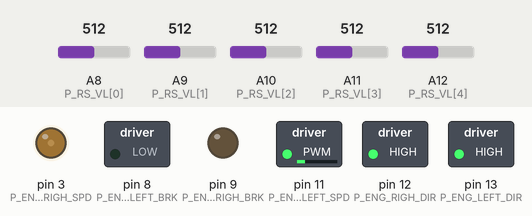
A sketch run on a simulated Arduino Mega 2560, built with avr-gcc and run on an emulated ATmega2560. On the bench: switched loads named in the sketch (green lamp = pin HIGH), output pins drawn as LEDs (lit = HIGH). The inputs (shaded band) are chosen by the test bench; at power-on: A8 (P_RS_VL[0]) = 512, A9 (P_RS_VL[1]) = 512, A11 (P_RS_VL[3]) = 512, A10 (P_RS_VL[2]) = 512, A12 (P_RS_VL[4]) = 512.

Above: at 1.2 s.
1.3 s: A8 (P_RS_VL[0]) set to 641
2.8 s: A8 (P_RS_VL[0]) set to 667
At 3.3 s:
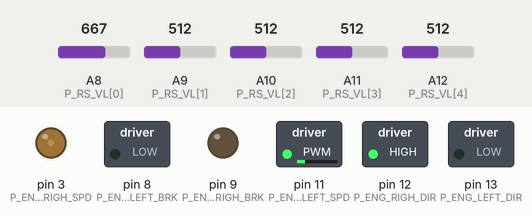
4.3 s: A9 (P_RS_VL[1]) set to 638
5.8 s: A9 (P_RS_VL[1]) set to 665
At 6.8 s:
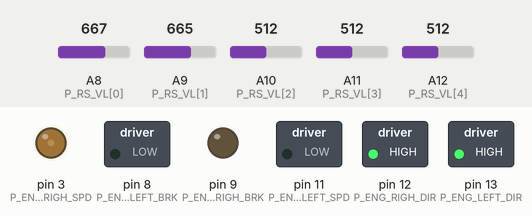
7.3 s: A9 (P_RS_VL[1]) set to 306
At 7.9 s:
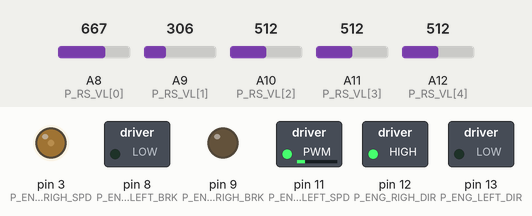
8.8 s: A11 (P_RS_VL[3]) set to 634
10.3 s: A11 (P_RS_VL[3]) set to 660
At 11.4 s:
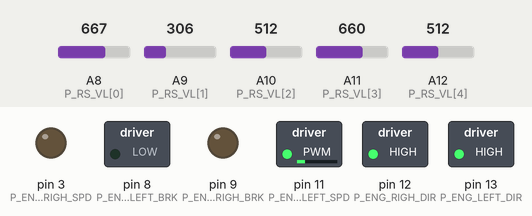
Timing chart, 0 to 12.8 s (numbered marks = the images above; inputs shaded):
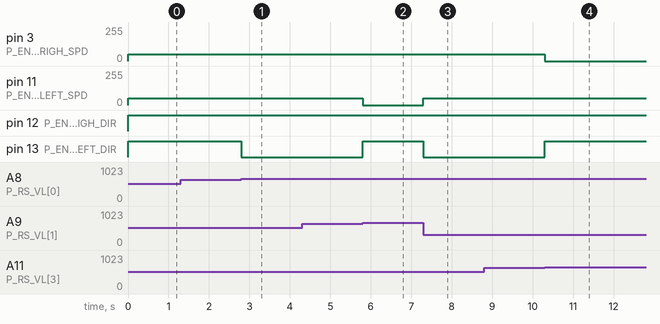

Measured:
- the behaviour switches between 649 and 650 on A8 (P_RS_VL[0]) (found by bisection; images 0 and 1)
- the behaviour switches between 649 and 650 on A9 (P_RS_VL[1]) (found by bisection; images 1 and 2)
- the behaviour switches between 649 and 650 on A11 (P_RS_VL[3]) (found by bisection; images 3 and 4)
- after the input at 1.3 s, every drawn part: stays the same
- after the input at 2.8 s, pin 13 (P_ENG_LEFT_DIR): HIGH → LOW at once
- after the input at 4.3 s, every drawn part: stays the same
- after the input at 5.8 s, pin 11 (P_ENG_LEFT_SPD): 50/255 → 0/255 at once; pin 13 (P_ENG_LEFT_DIR): LOW → HIGH at once
- after the input at 7.3 s, pin 11 (P_ENG_LEFT_SPD): 0/255 → 50/255 at once; pin 13 (P_ENG_LEFT_DIR): HIGH → LOW at once
- after the input at 8.8 s, every drawn part: stays the same
- after the input at 10.3 s, pin 3 (P_ENG_RIGH_SPD): 50/255 → 0/255 at once; pin 13 (P_ENG_LEFT_DIR): LOW → HIGH at once

The sketch:

robocup_2013.ino
```cpp
/*
  May the robot rescue you.
*/

// --------------------------   DEFINITONS   ----------------------------------
// :: DEBUG ::
#define MY_DEBUG 0     // set this to 1, to activate debug print out to the sm.
#define WRITE_SAMPLE_RATE 1000 // DEBUG PRINT OUT SAMPLE RATE

// :: ENGINE ::
// Pin layout
#define P_ENG_LEFT_DIR 13
#define P_ENG_RIGH_DIR 12
#define P_ENG_LEFT_SPD 11
#define P_ENG_RIGH_SPD 3
#define P_ENG_LEFT_BRK 8
#define P_ENG_RIGH_BRK 9

// direction
#define ENG_DIR_FORW HIGH
#define ENG_DIR_BACK LOW

// break
#define ENG_BREAK_ON HIGH
#define ENG_BREAK_OFF LOW

// speed values for turning from left to right
// the amount of values is equivalent to the
// amount of reflection sensors
const int ENG_SPD_DIR[5][2] = { {-127, 127}, {0, 127}, {127, 127}, {127, 0}, {127, -127} };

// speed multiplicator for the ENG_SPD_DIR
#define SPD_DEF 0.4f
#define SPD_MAX 2.0f
#define SPD_OFF 0.0f

// :: REFLECTION SENSORS ::
// Pin layout from left to right.
const int P_RS_VL[] = { A8, A9, A10, A11, A12 };

// Tresholds for each sensor
const int RS_TH[] = { 650, 650, 650, 650, 650 };

// Priorites of the sensors in ``normal`` mode.
const int RS_PRIO[] = { 2,   1,   3,   0,   4 };

// Sample rate for historical values
#define RS_SAMPLE_RATE 100

// --------------------------   GLOBALS   -------------------------------------
int state = 0;                           //                   the current state
float cur_speed = 1;                     //                   the current speed
byte cur_spd_dir = 255;                  //             the current break state
int sv_analog[] = {0, 0, 0, 0, 0};       //               sensor values: analog
boolean sv[] = {0, 0, 0, 0, 0};          // sensor values:   boolean (is black)
boolean sv_prev[] = {0, 0, 0, 0, 0};     // sensor values:     boolean previous
boolean sv_pprev[] = {0, 0, 0, 0, 0};    // sensor values:    boolean prev prev
boolean sv_lworking[] = {0, 0, 0, 0, 0}; // sensor values: boolean last working
unsigned long sv_history[] = {0, 0, 0, 0, 0};     // sensor values:    historical values


// some counters
long loop_count = 0;


// --------------------------   ROUTINES   ------------------------------------
/*
  The setup routine should initialize all pins.
*/
void setup() {
  // initialize pins
  pinMode(P_ENG_LEFT_DIR, OUTPUT);
  pinMode(P_ENG_RIGH_DIR, OUTPUT);
  pinMode(P_ENG_LEFT_SPD, OUTPUT);
  pinMode(P_ENG_RIGH_SPD, OUTPUT);
  pinMode(P_ENG_LEFT_BRK, OUTPUT);
  pinMode(P_ENG_RIGH_BRK, OUTPUT);

#if MY_DEBUG == 1
  Serial.begin(9600);  // DEBUG: Starts the serial monitor.
#endif
}

/*
  Reads the value of all sensors and stores this
  value to the sv array as booleans - whether
  value is over threshold.
*/
void read_sensors() {
  loop_count++;
  for (byte i=0; i<5; i++){
    // Reads the analog values.
    sv_analog[i] = analogRead(P_RS_VL[i]);
    // Saves previous states.
    sv_pprev[i] = sv_prev[i];
    sv_prev[i] = sv[i];
    // Saves the current state.
    sv[i] = (sv_analog[i] >= RS_TH[i]) ? true : false;
    // sample historical values
    if ((loop_count % RS_SAMPLE_RATE) == 0){
      sv_history[i] = (sv_history[i] << 1) | sv[i];
    }
  }
}

#if MY_DEBUG == 1
/* DEBUG: print out all senser values */
void write_sensors() {
  if (loop_count % WRITE_SAMPLE_RATE){
    return;
  }
  for (byte i=0; i<5; i++){
    Serial.print(i); Serial.print(": ");
    Serial.print(sv_analog[i]);
    Serial.print(" {"); Serial.print(sv[i]); Serial.print("}\t");
    Serial.print(" H{"); Serial.print(sv_history[i]); Serial.print("}\t");
  }
  Serial.print("Loops: "); Serial.print(loop_count); Serial.print("\t");
  Serial.print("\n");
}
#endif

/*
  Sets the engines into the correct state for the
  given direction index. Once called with a cur_speed > 0
  this we enable the engines to drive. Therefore this
  function could only be called on state changes.
*/
void drive(byte spd_dir_index, float speed){
  // If this function is called with same parameters twice
  // one does not need to change the values.
  if (cur_spd_dir == spd_dir_index && cur_speed == speed){
    return;
  }

  // Get engine speed values for the given index.
  const int* dir = ENG_SPD_DIR[spd_dir_index];
  int left = dir[0] * speed;
  int right = dir[1] * speed;

  // If speed less then zero than break.
  if (speed <= 0) {
    digitalWrite(P_ENG_LEFT_BRK, ENG_BREAK_ON);
    digitalWrite(P_ENG_RIGH_BRK, ENG_BREAK_ON);
  } else {
    digitalWrite(P_ENG_LEFT_BRK, ENG_BREAK_OFF);
    digitalWrite(P_ENG_RIGH_BRK, ENG_BREAK_OFF);
  }

  // The left and right values now may be in the range [-255, 255],
  // which will not directly work for the analog write. Therefore
  // we take the absolute values for the speed, but if the given speed was < 0
  // we will switch the direction to backwards.
  analogWrite(P_ENG_LEFT_SPD, abs(left));
  digitalWrite(P_ENG_LEFT_DIR, (left >= 0) ? ENG_DIR_FORW : ENG_DIR_BACK );

  analogWrite(P_ENG_RIGH_SPD, abs(right));
  digitalWrite(P_ENG_RIGH_DIR, (right >= 0) ? ENG_DIR_FORW : ENG_DIR_BACK);

  cur_spd_dir = spd_dir_index;
  cur_speed = speed;
}

/*
  Checks whether all values in sv are true.
*/
boolean all_black(){
  boolean black = true;
  for (byte i=0; i<5; i++){
    black = black && sv[i];
  }
  return black;
}

/*
  Checks if at least one value of sv is true.
*/
boolean one_black(){
  for (byte i=0; i<5; i++){
    if (sv[i]) {
      return true;
    }
  }
  return false;
}

/*
  Get the tendancy of the sv_history.
*/
byte get_tendancy(){
  byte counter[] = {0, 0, 0, 0, 0};
  for (byte i=0; i<sizeof(long); i++) {
    for (byte j=0; j<5; j++) {
      counter[j] += ((sv_history[j] >> i) & true) ? 1 : 0;
      if (counter[0] && counter[1]) {
        return 0;
      } else if (counter[4] && counter[3]) {
        return 4;
      }
    }
  }
  return 2;
}

/*
  STATE:0
  Constantly drives forward until at least one of the
  sensors registers a black value.
*/
void find_line_first(){
  // set dircetion to straight forward
  drive(2, SPD_DEF);
  if (one_black()){
    state = 1;
  }
}

/*
  STATE:1
  Tries to drive to the direction where a sensor notices a black value.
  It checks from the inner sensors to the outer ones (defined in the
  RS_PRIO array).
  If no sensor reacts, the state machine goes back to STATE:0 .
*/
void follow_mid_sensor(){
  for (byte i=0; i<5; i++){
    if (sv[RS_PRIO[i]]) {
      drive(RS_PRIO[i], SPD_DEF);
      return;
    }
  }
  // If non of the RS values were true the robot did not see a line.
  // Now we check how the previous sensor values were set.
  // And switch therefore into the next state :)
  state = 2;
}

/*
  STATE:2
  This should check the last working sensor values and drive
  into that directions that found a black vlaue. Here we switch
  the priorities so that the outter sernsor values have a higher
  priority than the middle sensor.
*/
void check_last_working(){
  //  First check whether we are back on track
  if (one_black()) {
    state = 1;
    return;
  }

  // Otherwise head into the latest tendency direction
  drive(get_tendancy(), SPD_DEF);
}

/*
  STATE:3
  Stops the robot and changes state to follow mid sensor.
*/
void stop_bot(){
  drive(2, SPD_OFF);
  state = 1;
}

/*
  The loop routine is called by the arduino all the time.
  This will represent our state machine.
*/
void loop() {
  read_sensors();

  // if all sensors are black we should stop
  // if at least one sensor sees black, save
  // this configuration as last working configuration
  if (all_black()){
    state = 3;
  } else if (one_black()){
    for (byte i=0; i<5; i++){
      sv_lworking[i] = sv[i];
    }
  }

#if MY_DEBUG == 1
  write_sensors(); // DEBUG: prints all sensor values to the serial monitor
#endif

  switch (state) {
    case 0:
      find_line_first();
      break;
    case 1:
      follow_mid_sensor();
      break;
    case 2:
      check_last_working();
      break;
    case 3:
      stop_bot();
      break;
    default:
      find_line_first();
      break;
  }
}
```

robocup_2013.c
```cpp
/*
  May the robot rescue you.
*/

// --------------------------   DEFINITONS   ----------------------------------
// :: DEBUG ::
#define MY_DEBUG 0     // set this to 1, to activate debug print out to the sm.
#define WRITE_SAMPLE_RATE 1000 // DEBUG PRINT OUT SAMPLE RATE

// :: ENGINE ::
// Pin layout
#define P_ENG_LEFT_DIR 13
#define P_ENG_RIGH_DIR 12
#define P_ENG_LEFT_SPD 11
#define P_ENG_RIGH_SPD 3
#define P_ENG_LEFT_BRK 8
#define P_ENG_RIGH_BRK 9

// direction
#define ENG_DIR_FORW HIGH
#define ENG_DIR_BACK LOW

// break
#define ENG_BREAK_ON HIGH
#define ENG_BREAK_OFF LOW

// speed values for turning from left to right
// the amount of values is equivalent to the
// amount of reflection sensors
const int ENG_SPD_DIR[5][2] = { {-127, 127}, {0, 127}, {127, 127}, {127, 0}, {127, -127} };

// speed multiplicator for the ENG_SPD_DIR
#define SPD_DEF 0.4f
#define SPD_MAX 2.0f
#define SPD_OFF 0.0f

// :: REFLECTION SENSORS ::
// Pin layout from left to right.
const int P_RS_VL[] = { A8, A9, A10, A11, A12 };

// Tresholds for each sensor
const int RS_TH[] = { 650, 650, 650, 650, 650 };

// Priorites of the sensors in ``normal`` mode.
const int RS_PRIO[] = { 2,   1,   3,   0,   4 };

// Sample rate for historical values
#define RS_SAMPLE_RATE 100

// --------------------------   GLOBALS   -------------------------------------
int state = 0;                           //                   the current state
float cur_speed = 1;                     //                   the current speed
byte cur_spd_dir = 255;                  //             the current break state
int sv_analog[] = {0, 0, 0, 0, 0};       //               sensor values: analog
boolean sv[] = {0, 0, 0, 0, 0};          // sensor values:   boolean (is black)
boolean sv_prev[] = {0, 0, 0, 0, 0};     // sensor values:     boolean previous
boolean sv_pprev[] = {0, 0, 0, 0, 0};    // sensor values:    boolean prev prev
boolean sv_lworking[] = {0, 0, 0, 0, 0}; // sensor values: boolean last working
unsigned long sv_history[] = {0, 0, 0, 0, 0};     // sensor values:    historical values


// some counters
long loop_count = 0;


// --------------------------   ROUTINES   ------------------------------------
/*
  The setup routine should initialize all pins.
*/
void setup() {
  // initialize pins
  pinMode(P_ENG_LEFT_DIR, OUTPUT);
  pinMode(P_ENG_RIGH_DIR, OUTPUT);
  pinMode(P_ENG_LEFT_SPD, OUTPUT);
  pinMode(P_ENG_RIGH_SPD, OUTPUT);
  pinMode(P_ENG_LEFT_BRK, OUTPUT);
  pinMode(P_ENG_RIGH_BRK, OUTPUT);

#if MY_DEBUG == 1
  Serial.begin(9600);  // DEBUG: Starts the serial monitor.
#endif
}

/*
  Reads the value of all sensors and stores this
  value to the sv array as booleans - whether
  value is over threshold.
*/
void read_sensors() {
  loop_count++;
  for (byte i=0; i<5; i++){
    // Reads the analog values.
    sv_analog[i] = analogRead(P_RS_VL[i]);
    // Saves previous states.
    sv_pprev[i] = sv_prev[i];
    sv_prev[i] = sv[i];
    // Saves the current state.
    sv[i] = (sv_analog[i] >= RS_TH[i]) ? true : false;
    // sample historical values
    if ((loop_count % RS_SAMPLE_RATE) == 0){
      sv_history[i] = (sv_history[i] << 1) | sv[i];
    }
  }
}

#if MY_DEBUG == 1
/* DEBUG: print out all senser values */
void write_sensors() {
  if (loop_count % WRITE_SAMPLE_RATE){
    return;
  }
  for (byte i=0; i<5; i++){
    Serial.print(i); Serial.print(": ");
    Serial.print(sv_analog[i]);
    Serial.print(" {"); Serial.print(sv[i]); Serial.print("}\t");
    Serial.print(" H{"); Serial.print(sv_history[i]); Serial.print("}\t");
  }
  Serial.print("Loops: "); Serial.print(loop_count); Serial.print("\t");
  Serial.print("\n");
}
#endif

/*
  Sets the engines into the correct state for the
  given direction index. Once called with a cur_speed > 0
  this we enable the engines to drive. Therefore this
  function could only be called on state changes.
*/
void drive(byte spd_dir_index, float speed){
  // If this function is called with same parameters twice
  // one does not need to change the values.
  if (cur_spd_dir == spd_dir_index && cur_speed == speed){
    return;
  }

  // Get engine speed values for the given index.
  const int* dir = ENG_SPD_DIR[spd_dir_index];
  int left = dir[0] * speed;
  int right = dir[1] * speed;

  // If speed less then zero than break.
  if (speed <= 0) {
    digitalWrite(P_ENG_LEFT_BRK, ENG_BREAK_ON);
    digitalWrite(P_ENG_RIGH_BRK, ENG_BREAK_ON);
  } else {
    digitalWrite(P_ENG_LEFT_BRK, ENG_BREAK_OFF);
    digitalWrite(P_ENG_RIGH_BRK, ENG_BREAK_OFF);
  }

  // The left and right values now may be in the range [-255, 255],
  // which will not directly work for the analog write. Therefore
  // we take the absolute values for the speed, but if the given speed was < 0
  // we will switch the direction to backwards.
  analogWrite(P_ENG_LEFT_SPD, abs(left));
  digitalWrite(P_ENG_LEFT_DIR, (left >= 0) ? ENG_DIR_FORW : ENG_DIR_BACK );

  analogWrite(P_ENG_RIGH_SPD, abs(right));
  digitalWrite(P_ENG_RIGH_DIR, (right >= 0) ? ENG_DIR_FORW : ENG_DIR_BACK);

  cur_spd_dir = spd_dir_index;
  cur_speed = speed;
}

/*
  Checks whether all values in sv are true.
*/
boolean all_black(){
  boolean black = true;
  for (byte i=0; i<5; i++){
    black = black && sv[i];
  }
  return black;
}

/*
  Checks if at least one value of sv is true.
*/
boolean one_black(){
  for (byte i=0; i<5; i++){
    if (sv[i]) {
      return true;
    }
  }
  return false;
}

/*
  Get the tendancy of the sv_history.
*/
byte get_tendancy(){
  byte counter[] = {0, 0, 0, 0, 0};
  for (byte i=0; i<sizeof(long); i++) {
    for (byte j=0; j<5; j++) {
      counter[j] += ((sv_history[j] >> i) & true) ? 1 : 0;
      if (counter[0] && counter[1]) {
        return 0;
      } else if (counter[4] && counter[3]) {
        return 4;
      }
    }
  }
  return 2;
}

/*
  STATE:0
  Constantly drives forward until at least one of the
  sensors registers a black value.
*/
void find_line_first(){
  // set dircetion to straight forward
  drive(2, SPD_DEF);
  if (one_black()){
    state = 1;
  }
}

/*
  STATE:1
  Tries to drive to the direction where a sensor notices a black value.
  It checks from the inner sensors to the outer ones (defined in the
  RS_PRIO array).
  If no sensor reacts, the state machine goes back to STATE:0 .
*/
void follow_mid_sensor(){
  for (byte i=0; i<5; i++){
    if (sv[RS_PRIO[i]]) {
      drive(RS_PRIO[i], SPD_DEF);
      return;
    }
  }
  // If non of the RS values were true the robot did not see a line.
  // Now we check how the previous sensor values were set.
  // And switch therefore into the next state :)
  state = 2;
}

/*
  STATE:2
  This should check the last working sensor values and drive
  into that directions that found a black vlaue. Here we switch
  the priorities so that the outter sernsor values have a higher
  priority than the middle sensor.
*/
void check_last_working(){
  //  First check whether we are back on track
  if (one_black()) {
    state = 1;
    return;
  }

  // Otherwise head into the latest tendency direction
  drive(get_tendancy(), SPD_DEF);
}

/*
  STATE:3
  Stops the robot and changes state to follow mid sensor.
*/
void stop_bot(){
  drive(2, SPD_OFF);
  state = 1;
}

/*
  The loop routine is called by the arduino all the time.
  This will represent our state machine.
*/
void loop() {
  read_sensors();

  // if all sensors are black we should stop
  // if at least one sensor sees black, save
  // this configuration as last working configuration
  if (all_black()){
    state = 3;
  } else if (one_black()){
    for (byte i=0; i<5; i++){
      sv_lworking[i] = sv[i];
    }
  }

#if MY_DEBUG == 1
  write_sensors(); // DEBUG: prints all sensor values to the serial monitor
#endif

  switch (state) {
    case 0:
      find_line_first();
      break;
    case 1:
      follow_mid_sensor();
      break;
    case 2:
      check_last_working();
      break;
    case 3:
      stop_bot();
      break;
    default:
      find_line_first();
      break;
  }
}
```
